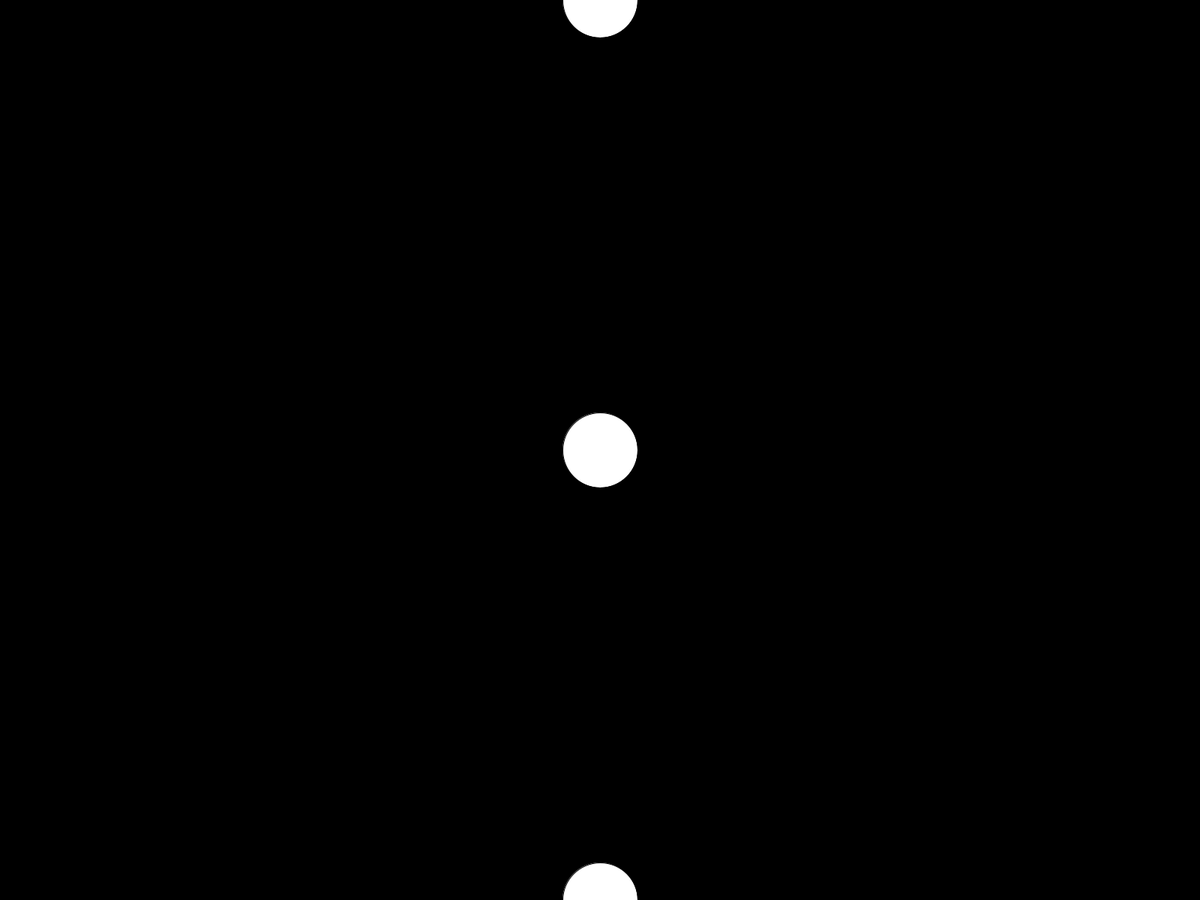
Frame 1 (no input)
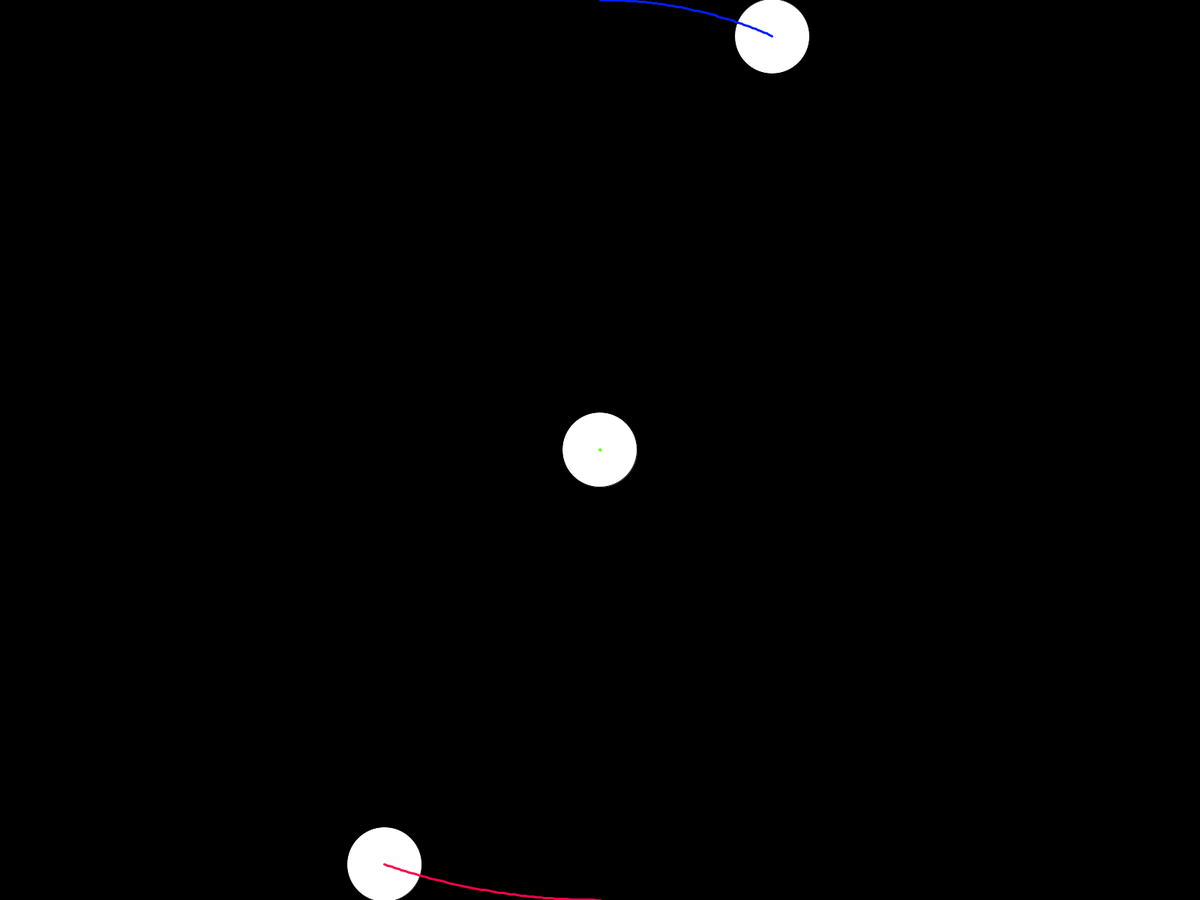
Frame 60 (the mouse pressed at the canvas centre just before this capture)
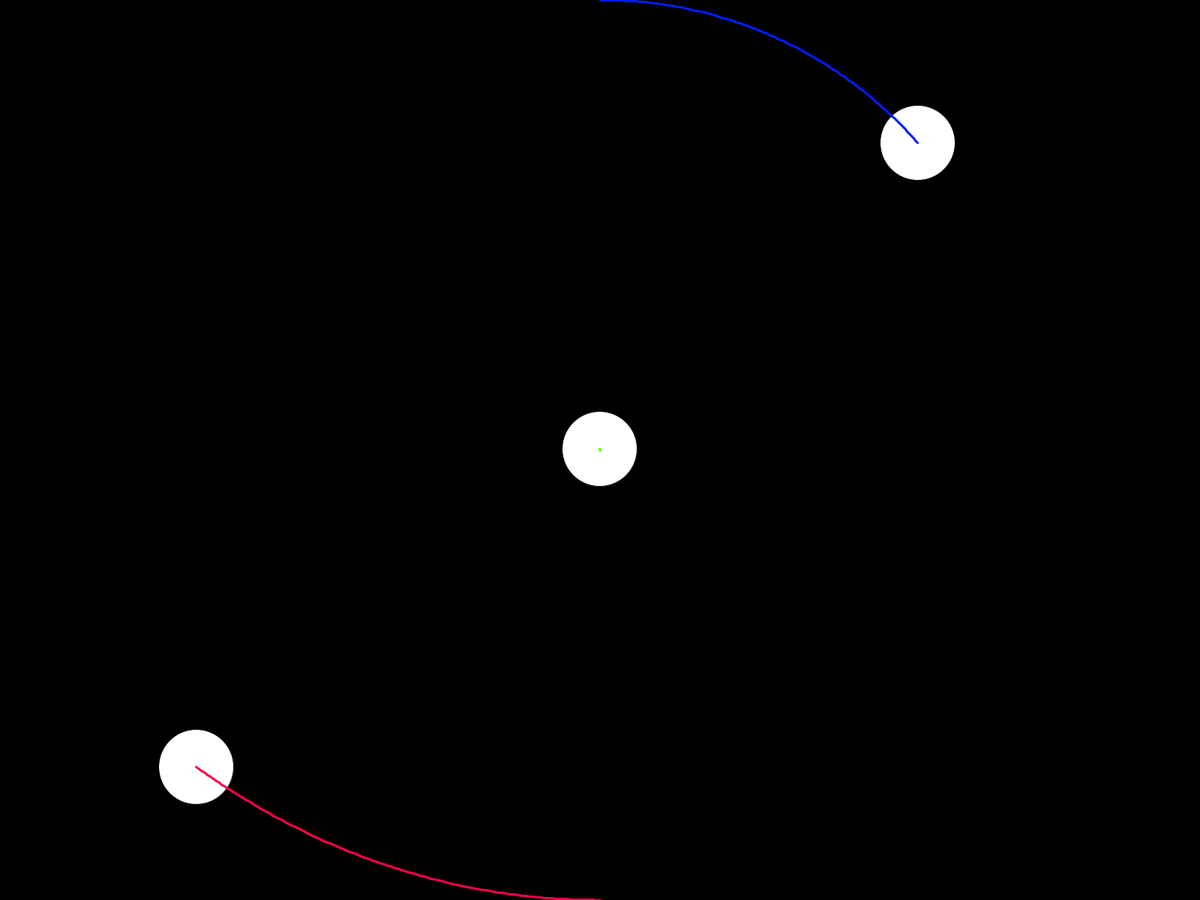
Frame 120 (the mouse held since frame 60 and released just before this capture)

The Processing sketch that drew these frames (run headless with seeded random() and noise(); from frame 60 on, the mouse is pressed at the canvas centre):

// Processing sketch: sketch_3_body_problem
// ── sketch_3_body_problem.pde
Star[] stars;
float G;
boolean wCollisions, sCollisions;

void setup() {
  fullScreen();
  /*
  TODO's:
  - improve collisions
  - zoom camera to center of mass
  - 3D
  - java
  
  */
  //newton's gravitational constant for this setup
  G = 10;
  //wall collision turned on/off
  wCollisions = false;
  sCollisions = true;
  
  stars = new Star[3];

  stars[0] = new Star(100, new PVector(width/2, 0), new PVector(4,0));
  stars[1] = new Star(1000, new PVector(width/2, height/2), new PVector(0,0));
  stars[2] = new Star(100, new PVector(width/2, height), new PVector(-5,0));
  
  //random stars for i initial stars
  //for(int i = 0; i< stars.length; i++) {
  //  stars[i] = new Star(random(10000, 1000000), new PVector(random(width), random(height)), PVector.random2D());
  //}
}

void draw() {
  background(0);
  
  
  for (Star s : stars) {
    s.show();
    s.update();
  }
}
// ── Star.pde
class Star {
  private float mass, r;
  private PVector d, v;
  private color c;
  private PGraphics p;

  /*
  Creates a new star with:
   
   Mass mass in kg
   Position d in meters (1 meter = 1 pixel)
   Velocity v in meters
   Radius r in meters (taken from mass, assuming constant density for simplicity)
   */
  Star(float mass, PVector d, PVector v) {
    this.mass=mass;
    this.d = d.copy();
    this.v = v.copy();
    r = 100;
    colorMode(HSB);

    c = color(random(255), 255, 255);
    p = createGraphics(width, height);
    //pow(mass*3/(4*PI), .3);
  }

  // draws the star to canvas
  public void show() {
    fill(255);
    ellipse(d.x, d.y, r, r);

    image(p, 0, 0);
  }

  // updates d and v, called each tick
  // TODO: trail behind star
  public void update() {
    //speed limit
    if (v.mag()>15) v.setMag(15);

    //update d
    PVector temp1 = d.copy();

    d.add(v);

    p.beginDraw();
    p.strokeWeight(3);
    p.stroke(c);
    p.line(temp1.x, temp1.y, d.x, d.y);
    p.endDraw();

    //check walls
    if (wCollisions) {
      if (d.x<0) {
        d.set(1, d.y);
        v.set(-v.x, v.y);
      }
      if (d.x>width) {
        d.set(width-1, d.y);
        v.set(-v.x, v.y);
      }
      if (d.y<0) {
        d.set(d.x, 1);
        v.set(v.x, -v.y);
      }
      if (d.y>height) {
        d.set(d.x, height-1);
        v.set(v.x, -v.y);
      }
    }
    
    if(sCollisions) {
      for(Star s : stars) {
        if (!s.equals(this)) {
          if(d.dist(s.getPos())< r) {
            v.rotate(PI); 
            d.add(v);
          }
        }
      }
    }
    //update v
    v.add(getAcceleration());
  }

  // TODO: modify v as a function of distance from all other stars and both masses
  private PVector getAcceleration() {
    PVector a = new PVector(0, 0);

    //global variables ew gross
    for (Star s : stars) {
      if (!s.equals(this)) {
        //get angle of acceleration vector
        float x = s.getPos().x-d.x;
        float y = s.getPos().y-d.y;
        float angle = -atan2(-y, x);

        PVector temp = PVector.fromAngle(angle);

        //set its magnitude based off F=GMm/r^2
        temp.setMag((s.getMass()*G)/pow(d.dist(s.getPos()), 2));

        a.add(temp);
      }
    } 

    return a;
  }


  float getMass() {
    return mass;
  }
  
  float getR() {
    return r;
  }

  PVector getPos() {
    return d;
  }
}
